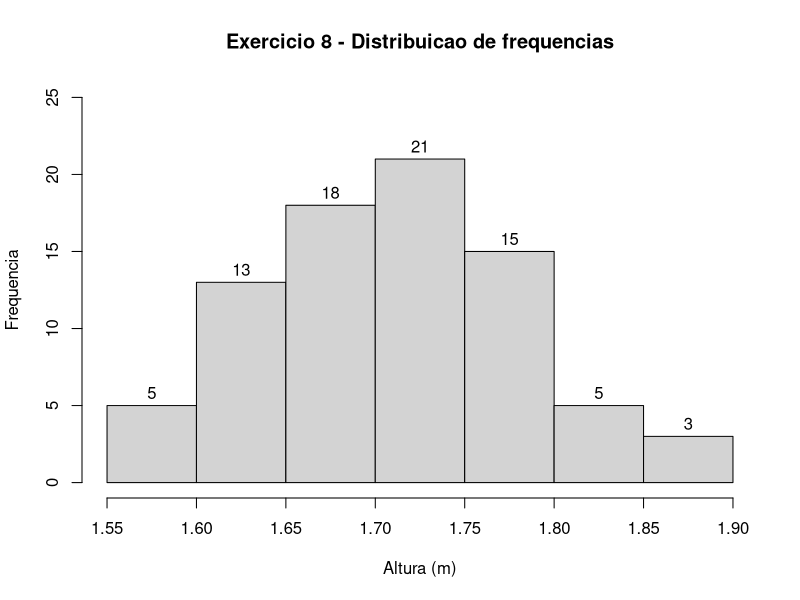

Recreate this plot in R.
library(readxl)
exercicio8 <- read_excel("dados/exercicio8.xls")
#View(exercicio7)

aux <- data.matrix(exercicio8)
as.array(aux)

tabela8 <- table(aux)

distribuicao8 <- prop.table(tabela8) * 100

jpeg('graficos/exercicio8_plot.jpeg')

hist(aux,
     labels=T,
     ylim=c(0,25),
     col='light grey',
     main='Exercicio 8 - Distribuicao de frequencias',
     xlab='Altura (m)',
     ylab='Frequencia')

dev.off()
